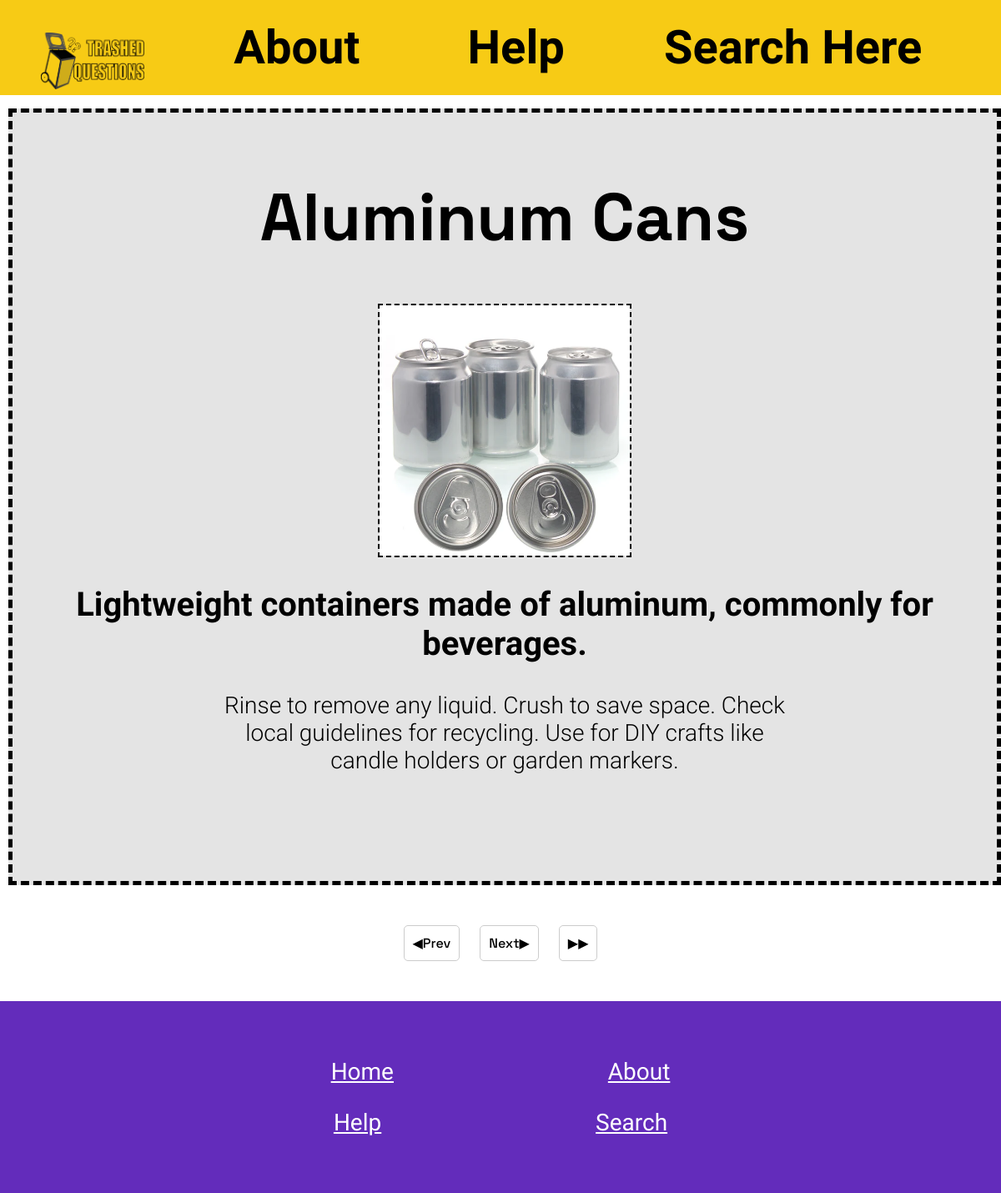
The app's page /item/2 with its own data.
### tables this page shows
CREATE TABLE Trash (id INTEGER PRIMARY KEY AUTOINCREMENT, name TEXT NOT NULL, description TEXT, instructions TEXT, bins INTEGER NOT NULL REFERENCES Bins (id), rrr INTEGER NOT NULL REFERENCES RRR (id), image TEXT);

### Routes.py (the view)
@app.route('/item/<int:id>')  # Route to a page about an item
def item(id):
    conn = sqlite3.connect("Webdatabase.db")
    cur = conn.cursor()
    cur.execute("SELECT * FROM Trash WHERE id=?", (id,))
    trash = cur.fetchone()
    cur.execute("SELECT id FROM Trash ORDER BY ID DESC")
    limitbig = cur.fetchone()
    idp = id+1
    idm = id-1
    idp10 = id+10
    idm10 = id-10
    hideprevall = " "
    hideforwall = " "
    hideforw = " "
    hideprev = " "
    if id == limitbig[0] or id >= limitbig[0]:
        id = limitbig[0]
        idp = id
        idp10 = id
        hideforw = "hidden"
    if id == 1 or id <= 1:
        id = 1
        idm = id
        idm10 = id
        hideprev = "hidden"
    if id <= 10:
        hideprevall = "hidden"
    if id+9 >= limitbig[0]:
        hideforwall = "hidden"
    cur = conn.cursor()
    cur.execute("SELECT bins FROM Trash WHERE id=?", (id,))
    bins = cur.fetchone()
    color = "#246eff"
    if bins == (1,):
        color = "#246eff"
    if bins == (2,) or bins == (6,):
        color = "#ff495c"
    if bins == (3,) or bins == (5,) or bins == (7,) or bins == (8,):
        color = "#f7cb15"
    if bins == (4,):
        color = "#3ddc97"
    return render_template('item.html', trash=trash, idp=idp, idm=idm,
                           idp10=idp10, idm10=idm10, hideprev=hideprev,
                           hideforw=hideforw, hideprevall=hideprevall,
                           hideforwall=hideforwall, color=color)

### templates/item.html (shortened to what this page needs)
{% extends 'layout.html' %}
{% block content %}
<div class="box" style="display:block">
    <h1 style="text-align: center;">{{trash[1]}}</h1>
    <img src = "/static/images/{{trash[6]}}" class = "image" style="text-align: center;" title="{{trash[1]}}"/>
    <h2 style="text-align: center;">{{trash[2]}}</h2>
    <p style="text-align: center;">{{trash[3]}}</p>
</div>
<div style="text-align: center;">
    <a class="button" {{hideprev}} href="{{ '/item/%s'%idm }}">◀Prev</a>
    <a class="button" {{hideforw}} href="{{ '/item/%s'%idp }}">Next▶</a>
    <a class="button" {{hideforwall}} href="{{ '/item/%s'%idp10 }}">▶▶</a>
</div>
{% endblock %}

### templates/layout.html (shortened to what this page needs)
<!doctype html>
<html>
<head>
    <link rel="stylesheet" href="/static/style.css" />
</head>
<body>
    <nav style="background-color:{{color}}">{% include 'navbar.html' %}</nav>
    <main>{% block content %}{% endblock %}</main>
    <div class="footer">
        <div>
            <p>
                <a class="footertext" href="/">Home</a>
                <a class="footertext" href="/about">About</a>
            </p>
        </div>
        <div>
            <p>
                <a class="footertext" href="/help">Help</a>
                <a class="footertext" href="/search/1">Search</a>
            </p>
        </div>
    </div>
</body>
</html>

### templates/navbar.html
<ul>
    <a href="/"><img src="/static/images/Logo.png" class="logo"></a>
    <li><a href="/about">About</a> </li>
    <li><a href="/help">Help</a></li>
    <li><a href="/search/1">Search Here</a></li>
</ul>

### static/style.css (style rules this page uses)
nav { font-size: 100%; font-weight: bolder; color: white; }
nav ul { list-style-type: none; text-align: center; margin-top: 0px; padding: 2%; }
nav li { display: inline; padding-left: 5%; padding-right: 5%; padding-top:2.6%; padding-bottom: 2.1%; font-size: 350%; font-family: "Staatliches", sans-serif; font-weight: 700; font-style: normal; }
body { margin: 0; padding: 0; }
.footer { left: 0; bottom: 0; width: 100%; background-color: rgb(99, 44, 187); color: white; text-align: center; padding-top: 40px; padding-bottom: 40px; font-size: 100%; font-family: "Staatliches", sans-serif; font-weight: 700; font-style: normal; }
.footertext { color: white; text-decoration: underline; margin-left:125px; margin-right:125px; font-family: "Staatliches", sans-serif; font-weight: 400; font-style: normal; font-size: 100%; }
.image { height: 300px; margin-left: auto; margin-right: auto; display:block; border:2.5px dashed black; }
h1 { font-size: 500%; font-family: "Space Grotesk", sans-serif; font-weight: 700; font-style: normal; }
h2 { font-size: 250%; font-family: "Roboto", sans-serif; font-weight: 700; font-style: normal; }
p { font-size: 175%; font-family: "Roboto", sans-serif; font-weight: 300; font-style: normal; margin-left: auto; margin-right: auto; display:block; text-align: center; width: 700px; }
main { margin:10px; }
.button { margin:10px; padding:10px; border:1px solid #ccc; border-radius:5px; font-family: "Space Grotesk", sans-serif; font-weight: 500; font-style: normal; }
a { text-decoration: none; color:black }
main div { margin-bottom:5%; }
.logo { width: 10.75%; height:10.75%; margin-bottom:-2.7%; margin-right: 4%; margin-left: 1%; }
.box { background-color: #e4e4e4; width: 100%; height:auto; padding-bottom:100px; border: dashed 5px; padding-top: 20px; }

### records on screen
Trash: name "Aluminum Cans", image (picture), description "Lightweight containers made of aluminum, commonly for beverages.", instructions "Rinse to remove any liquid. Crush to save space. Check local guidelines for recycling. Use for DIY crafts like candle holders or garden markers."
